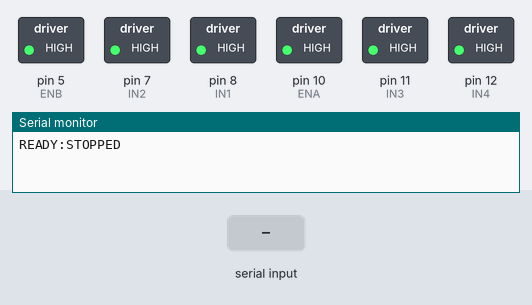
Bench run of a sketch on a simulated Arduino Nano, built with avr-gcc and run on an emulated ATmega328P. On the bench: switched loads named in the sketch (green lamp = pin HIGH), the last lines printed to the serial monitor. The test bench sets the inputs (shaded band).

Above: at 1.2 s.
1.3 s: "START\n" received over Serial
At 1.7 s:
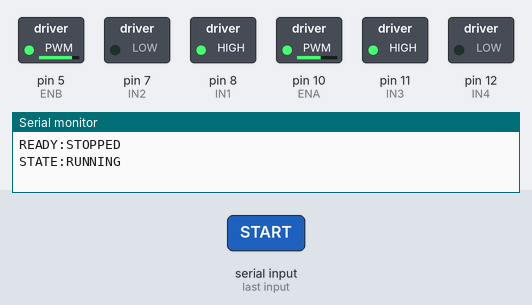
2.8 s: "STOP\n" received over Serial
At 4.0 s:
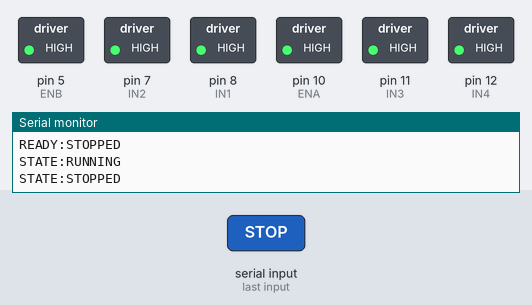
4.3 s: "MAN\n" received over Serial
At 5.1 s:
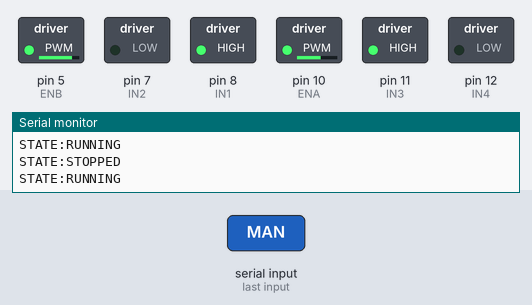
5.8 s: "0\n" received over Serial
At 6.1 s:
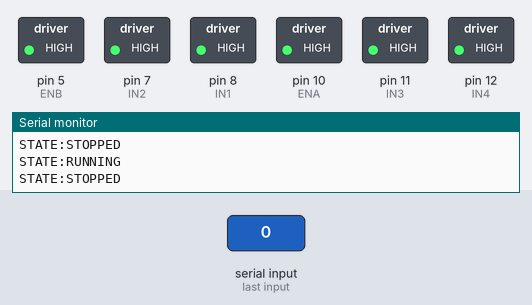
Timing chart, 0 to 8.3 s (numbered marks = the images above; inputs shaded):
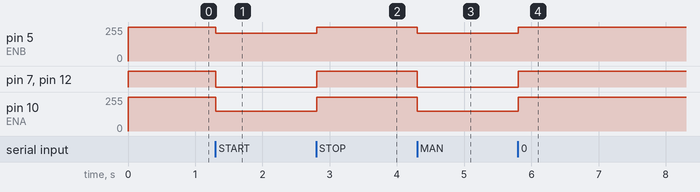

Measured:
- after the input at 1.3 s, pin 5 (ENB): 255/255 → 210/255 at once; pin 7 (IN2), pin 12 (IN4): HIGH → LOW at once; pin 10 (ENA): 255/255 → 150/255 at once
- after the input at 2.8 s, pin 5 (ENB): 210/255 → 255/255 at once; pin 7 (IN2), pin 12 (IN4): LOW → HIGH at once; pin 10 (ENA): 150/255 → 255/255 at once
- after the input at 4.3 s, pin 5 (ENB): 255/255 → 210/255 at once; pin 7 (IN2), pin 12 (IN4): HIGH → LOW at once; pin 10 (ENA): 255/255 → 150/255 at once
- after the input at 5.8 s, pin 5 (ENB): 210/255 → 255/255 at once; pin 7 (IN2), pin 12 (IN4): LOW → HIGH at once; pin 10 (ENA): 150/255 → 255/255 at once

The sketch:

NANO_LFR_RAIL.ino
```cpp
/*
  Arduino Nano - ESP32 RFID start/stop rail drive  (SENSOR-FREE)
  ==============================================================
  No IR sensors. No line following. No telemetry. The ESP32 (ESP32_RFID_MP3_LFR,
  UNCHANGED) reads an RFID card and sends START or STOP over UART; this Nano
  drives the two L298N channels forward at the calibrated pair, or hard-brakes.

  ---------------- UART contract (matches the existing ESP32) -------------
     9600 baud, 8N1, newline-terminated, case-insensitive.
     "START"/"F"/"G"/"W"/"1" -> drive forward at ML/MR  (replies STATE:RUNNING)
     "STOP"/"S"/"X"/"0"      -> hard brake             (replies STATE:STOPPED)
     At boot: brake, then print READY:STOPPED.
  Anything else is NOT motion: unknown input prints ERR:UNKNOWN and changes
  nothing. This build never toggles on random text.

  ---------------- Optional tuning (ESP32 /rail page, still unchanged) ----
     "GET"                       -> "TUNE ML=<v> MR=<v>"
     "SET ML <v>" / "SET MR <v>" -> set a channel PWM (0..255), applied live
     "MAN"                       -> drive (= START)
     "SAVE" / "LOAD"             -> persist / reload ML,MR to EEPROM
  (There is no RAMP and no sensor/telemetry output in this build.)

  ---------------- Wiring (calibrated physical L298N channels) -----------
     Channel A ("150" side):  ENA=D10, IN1=D8,  IN2=D7
     Channel B ("210" side):  ENB=D5,  IN3=D11, IN4=D12
     Remove ENA/ENB jumpers; common ground with the L298N.
     NOTE: D0/D1 are also USB upload/monitor -- disconnect the two ESP32 wires
           while flashing the Nano, then reconnect.

  BRAKE is active: both IN pins HIGH + ENA/ENB=255 shorts each motor and stops
  it hard. (Writing PWM 0 would disable the bridge and let the robot coast.)
*/

#include <EEPROM.h>

// ---- L298N physical channels ----
#define ENA 10   // channel A PWM (ML) -> the "150" side
#define IN1 8
#define IN2 7
#define ENB 5    // channel B PWM (MR) -> the "210" side
#define IN3 11
#define IN4 12

// Calibrated on this chassis. Absolute PWM 0..255, NOT %.
int man_left  = 150;   // ML -> channel A (ENA)
int man_right = 210;   // MR -> channel B (ENB)
const int MAX_PWM = 255;

const unsigned long LINK_BAUD = 9600;   // MUST match the ESP32 side
bool driving = false;                   // true while propelling forward

char rxBuf[24];
uint8_t rxLen = 0;

// ---- tunable table (GET / SET / SAVE / LOAD) ----
struct TuneEntry { const char *key; int *value; };
const TuneEntry tuneTable[] = {
  {"ML", &man_left},
  {"MR", &man_right},
};
const uint8_t TUNE_COUNT = sizeof(tuneTable) / sizeof(tuneTable[0]);
// Bump if the layout changes; a mismatch ignores stale EEPROM.
const uint16_t TUNE_MAGIC = 0x524C;   // 'RL'


void setup() {
  Serial.begin(LINK_BAUD);

  pinMode(ENA, OUTPUT); pinMode(IN1, OUTPUT); pinMode(IN2, OUTPUT);
  pinMode(ENB, OUTPUT); pinMode(IN3, OUTPUT); pinMode(IN4, OUTPUT);

  brake();                              // start stopped (safe)
  tuneLoad();                           // reload last saved ML/MR if any

  Serial.println(F("READY:STOPPED"));   // tells the ESP32 we are alive & idle
}


void loop() {
  handleSerial();
  // Motors hold their last state (set in the command handlers). Nothing else
  // to do here -- this is a pure START/STOP slave with no sensors.
}


// ============================
// UART command handling
// ============================
void handleSerial() {
  while (Serial.available()) {
    char c = Serial.read();
    if (c == '\r') continue;
    if (c == '\n') {
      rxBuf[rxLen] = '\0';
      for (uint8_t i = 0; i < rxLen; i++)            // case-insensitive dispatch
        rxBuf[i] = toupper((unsigned char)rxBuf[i]);
      processCommand(rxBuf);
      rxLen = 0;
      continue;
    }
    if (rxLen < sizeof(rxBuf) - 1) rxBuf[rxLen++] = c;   // guard the buffer
  }
}


void processCommand(const char *cmd) {
  if (cmd[0] == '\0') return;

  // --- motion (the only thing that moves the robot) ---
  // ESP32 sends "START"/"STOP"; the short aliases (F/G/W, S/X) are for manual
  // testing from a Serial Monitor.
  if (strcmp(cmd, "START") == 0 || strcmp(cmd, "MAN") == 0 ||
      strcmp(cmd, "1") == 0 || strcmp(cmd, "F") == 0 ||
      strcmp(cmd, "G") == 0 || strcmp(cmd, "W") == 0) {
    driving = true;
    driveChannels(man_left, man_right);
    Serial.println(F("STATE:RUNNING"));
    return;
  }
  if (strcmp(cmd, "STOP") == 0 || strcmp(cmd, "0") == 0 ||
      strcmp(cmd, "S") == 0 || strcmp(cmd, "X") == 0) {
    driving = false;
    brake();
    Serial.println(F("STATE:STOPPED"));
    return;
  }

  // --- optional tuning (does not move the robot unless already driving) ---
  if (strncmp(cmd, "SET ", 4) == 0) { tuneSet(cmd + 4); return; }
  if (strcmp(cmd, "GET") == 0)      { tuneReport(); return; }
  if (strcmp(cmd, "SAVE") == 0)     { tuneSave(); Serial.println(F("SAVED")); return; }
  if (strcmp(cmd, "LOAD") == 0)     {
    Serial.println(tuneLoad() ? F("LOADED") : F("LOAD:NONE"));
    tuneReport();
    return;
  }

  // Unknown / malformed: report and DO NOT change motion state.
  Serial.print(F("ERR:UNKNOWN "));
  Serial.println(cmd);
}


// ============================
// tuning table
// ============================
void tuneReport() {
  Serial.print(F("TUNE"));
  for (uint8_t i = 0; i < TUNE_COUNT; i++) {
    Serial.print(' ');
    Serial.print(tuneTable[i].key);
    Serial.print('=');
    Serial.print(*tuneTable[i].value);
  }
  Serial.println();
}

void tuneSet(const char *arg) {
  char key[8];
  uint8_t k = 0;
  while (arg[k] && arg[k] != ' ' && k < sizeof(key) - 1) { key[k] = arg[k]; k++; }
  key[k] = '\0';

  if (arg[k] != ' ') { Serial.println(F("ERR:SYNTAX")); return; }
  int value = atoi(arg + k + 1);

  for (uint8_t i = 0; i < TUNE_COUNT; i++) {
    if (strcmp(key, tuneTable[i].key) == 0) {
      *tuneTable[i].value = constrain(value, 0, MAX_PWM);
      Serial.print(F("OK "));
      Serial.print(key);
      Serial.print('=');
      Serial.println(*tuneTable[i].value);
      if (driving) driveChannels(man_left, man_right);   // live retune
      tuneReport();
      return;
    }
  }
  Serial.println(F("ERR:KEY"));
}

void tuneSave() {
  int addr = 0;
  EEPROM.put(addr, TUNE_MAGIC);              // put() uses update(): no needless wear
  addr += sizeof(TUNE_MAGIC);
  for (uint8_t i = 0; i < TUNE_COUNT; i++) {
    int16_t v = *tuneTable[i].value;
    EEPROM.put(addr, v);
    addr += sizeof(v);
  }
}

bool tuneLoad() {
  int addr = 0;
  uint16_t magic = 0;
  EEPROM.get(addr, magic);
  if (magic != TUNE_MAGIC) return false;     // never saved, or layout changed
  addr += sizeof(magic);
  for (uint8_t i = 0; i < TUNE_COUNT; i++) {
    int16_t v = 0;
    EEPROM.get(addr, v);
    *tuneTable[i].value = constrain(v, 0, MAX_PWM);
    addr += sizeof(v);
  }
  return true;
}


// ============================
// motion  (channel A = ENA/IN1/IN2 = ML, channel B = ENB/IN3/IN4 = MR)
// ============================
// Forward only. Both channels forward at the given PWM.
void driveChannels(int pwmA, int pwmB) {
  digitalWrite(IN1, HIGH); digitalWrite(IN2, LOW);
  digitalWrite(IN3, HIGH); digitalWrite(IN4, LOW);
  analogWrite(ENA, constrain(pwmA, 0, MAX_PWM));
  analogWrite(ENB, constrain(pwmB, 0, MAX_PWM));
}

// Active hard brake: both IN pins HIGH + enable ON -> motor terminals shorted
// -> stops fast. (PWM 0 would disable the bridge and let the robot coast.)
void brake() {
  digitalWrite(IN1, HIGH); digitalWrite(IN2, HIGH);
  digitalWrite(IN3, HIGH); digitalWrite(IN4, HIGH);
  analogWrite(ENA, 255);
  analogWrite(ENB, 255);
}
```
